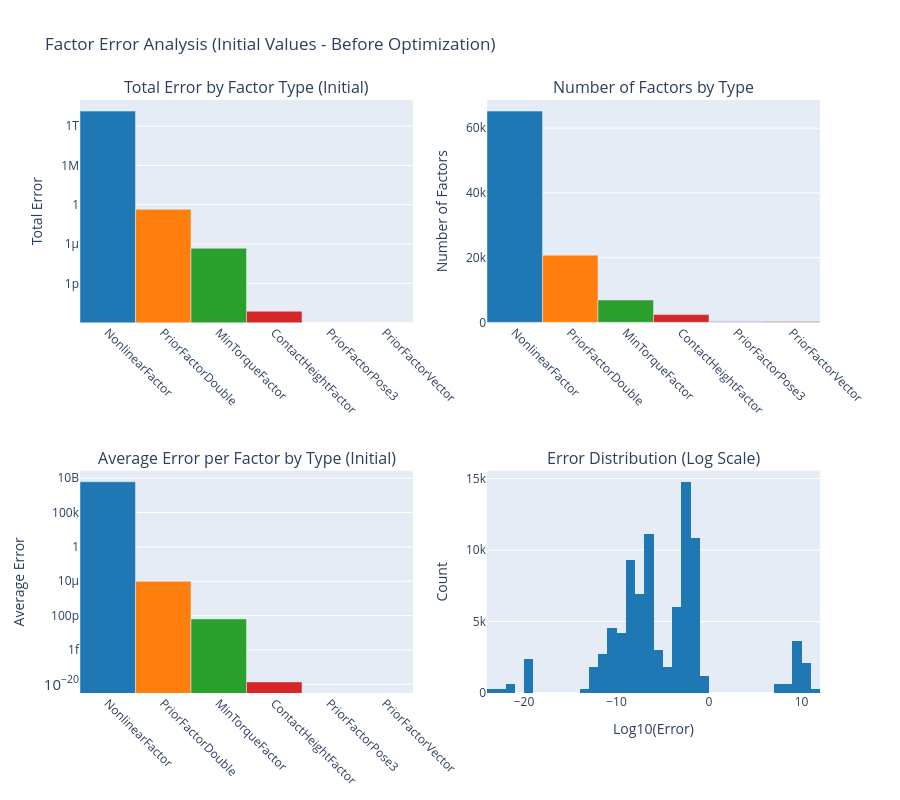

Write notebook code for a chart like this one.
### Markdown cell above
## 7.1 Analyze Initial Error Before Optimization

Before running the optimization, let's analyze the factor graph errors on the initial zero values to understand the starting point of the problem.

### Code cell
# Analyze factor contributions to INITIAL error (before optimization)
print("Analyzing factor contributions to INITIAL error (before optimization)...")
print(f"Initial total error: {graph.error(init_values):.6e}\n")

# Get all factors and their errors on initial values
initial_factor_errors = []
initial_factor_types = []

for i in range(graph.size()):
    factor = graph.at(i)
    error = factor.error(init_values)
    initial_factor_errors.append(error)
    
    # Get the actual factor type name using Python's type system
    factor_type = type(factor).__name__
    initial_factor_types.append(factor_type)

# Convert to numpy arrays
initial_factor_errors = np.array(initial_factor_errors)
initial_factor_types = np.array(initial_factor_types)

# Group by factor type
unique_types = np.unique(initial_factor_types)
type_errors = {}
type_counts = {}

for ftype in unique_types:
    mask = initial_factor_types == ftype
    type_errors[ftype] = np.sum(initial_factor_errors[mask])
    type_counts[ftype] = np.sum(mask)

# Sort by error contribution
sorted_types = sorted(type_errors.keys(), key=lambda x: type_errors[x], reverse=True)

print(f"Factor Error Analysis (Initial Values):")
print(f"Total factors: {len(initial_factor_errors)}")
print(f"Total error: {np.sum(initial_factor_errors):.6e}")
print(f"\nError by factor type:")
for ftype in sorted_types:
    print(f"  {ftype:40s}: {type_errors[ftype]:12.6e} ({type_counts[ftype]:4d} factors, avg: {type_errors[ftype]/type_counts[ftype]:.6e})")

# Create visualization with Plotly
fig = make_subplots(
    rows=2, cols=2,
    subplot_titles=(
        'Total Error by Factor Type (Initial)',
        'Number of Factors by Type',
        'Average Error per Factor by Type (Initial)',
        'Error Distribution (Log Scale)'
    ),
    specs=[[{"type": "bar"}, {"type": "bar"}],
           [{"type": "bar"}, {"type": "histogram"}]]
)

# Plot 1: Total error by factor type
colors = ['#1f77b4', '#ff7f0e', '#2ca02c', '#d62728', '#9467bd', '#8c564b', '#e377c2', '#bcbd22', '#17becf']
fig.add_trace(
    go.Bar(x=sorted_types, y=[type_errors[t] for t in sorted_types],
           marker_color=colors[:len(sorted_types)],
           name='Total Error'),
    row=1, col=1
)

# Plot 2: Number of factors by type
fig.add_trace(
    go.Bar(x=sorted_types, y=[type_counts[t] for t in sorted_types],
           marker_color=colors[:len(sorted_types)],
           name='Count'),
    row=1, col=2
)

# Plot 3: Average error per factor by type
fig.add_trace(
    go.Bar(x=sorted_types, y=[type_errors[t]/type_counts[t] for t in sorted_types],
           marker_color=colors[:len(sorted_types)],
           name='Avg Error'),
    row=2, col=1
)

# Plot 4: Error distribution histogram (log scale)
fig.add_trace(
    go.Histogram(x=np.log10(initial_factor_errors[initial_factor_errors > 0]),
                 nbinsx=50,
                 marker_color='#1f77b4',
                 name='Error Distribution'),
    row=2, col=2
)

# Update layout
fig.update_xaxes(tickangle=45, row=1, col=1)
fig.update_xaxes(tickangle=45, row=1, col=2)
fig.update_xaxes(tickangle=45, row=2, col=1)
fig.update_xaxes(title_text="Log10(Error)", row=2, col=2)

fig.update_yaxes(type="log", title_text="Total Error", row=1, col=1)
fig.update_yaxes(title_text="Number of Factors", row=1, col=2)
fig.update_yaxes(type="log", title_text="Average Error", row=2, col=1)
fig.update_yaxes(title_text="Count", row=2, col=2)

fig.update_layout(
    height=800,
    title_text="Factor Error Analysis (Initial Values - Before Optimization)",
    showlegend=False
)

fig.show()

### Figure 1 — Plotly figure (JSON) as saved in the notebook; plotly's stock layout.template omitted (floating-point values rounded to 4 significant figures; data arrays with more than 128 entries replaced by an {"elided": "..."} marker saying what was removed)
{"data": [{"marker": {"color": ["#1f77b4", "#ff7f0e", "#2ca02c", "#d62728", "#9467bd", "#8c564b"]}, "name": "Total Error", "type": "bar", "x": ["NonlinearFactor", "PriorFactorDouble", "MinTorqueFactor", "ContactHeightFactor", "PriorFactorPose3", "PriorFactorVector"], "xaxis": "x", "y": [199300000000000.0, 0.1993, 2.263e-07, 5.401e-17, 0, 0], "yaxis": "y"}, {"marker": {"color": ["#1f77b4", "#ff7f0e", "#2ca02c", "#d62728", "#9467bd", "#8c564b"]}, "name": "Count", "type": "bar", "x": ["NonlinearFactor", "PriorFactorDouble", "MinTorqueFactor", "ContactHeightFactor", "PriorFactorPose3", "PriorFactorVector"], "xaxis": "x2", "y": [65271, 20746, 6923, 2408, 301, 301], "yaxis": "y2"}, {"marker": {"color": ["#1f77b4", "#ff7f0e", "#2ca02c", "#d62728", "#9467bd", "#8c564b"]}, "name": "Avg Error", "type": "bar", "x": ["NonlinearFactor", "PriorFactorDouble", "MinTorqueFactor", "ContactHeightFactor", "PriorFactorPose3", "PriorFactorVector"], "xaxis": "x3", "y": [3054000000.0, 9.609e-06, 3.268e-11, 2.243e-20, 0, 0], "yaxis": "y3"}, {"marker": {"color": "#1f77b4"}, "name": "Error Distribution", "nbinsx": 50, "type": "histogram", "x": {"elided": "89328 float values"}, "xaxis": "x4", "yaxis": "y4"}], "layout": {"annotations": [{"font": {"size": 16}, "showarrow": false, "text": "Total Error by Factor Type (Initial)", "x": 0.225, "xanchor": "center", "xref": "paper", "y": 1, "yanchor": "bottom", "yref": "paper"}, {"font": {"size": 16}, "showarrow": false, "text": "Number of Factors by Type", "x": 0.775, "xanchor": "center", "xref": "paper", "y": 1, "yanchor": "bottom", "yref": "paper"}, {"font": {"size": 16}, "showarrow": false, "text": "Average Error per Factor by Type (Initial)", "x": 0.225, "xanchor": "center", "xref": "paper", "y": 0.375, "yanchor": "bottom", "yref": "paper"}, {"font": {"size": 16}, "showarrow": false, "text": "Error Distribution (Log Scale)", "x": 0.775, "xanchor": "center", "xref": "paper", "y": 0.375, "yanchor": "bottom", "yref": "paper"}], "height": 800, "showlegend": false, "title": {"text": "Factor Error Analysis (Initial Values - Before Optimization)"}, "xaxis": {"anchor": "y", "domain": [0, 0.45], "tickangle": 45}, "xaxis2": {"anchor": "y2", "domain": [0.55, 1], "tickangle": 45}, "xaxis3": {"anchor": "y3", "domain": [0, 0.45], "tickangle": 45}, "xaxis4": {"anchor": "y4", "domain": [0.55, 1], "title": {"text": "Log10(Error)"}}, "yaxis": {"anchor": "x", "domain": [0.625, 1], "title": {"text": "Total Error"}, "type": "log"}, "yaxis2": {"anchor": "x2", "domain": [0.625, 1], "title": {"text": "Number of Factors"}}, "yaxis3": {"anchor": "x3", "domain": [0, 0.375], "title": {"text": "Average Error"}, "type": "log"}, "yaxis4": {"anchor": "x4", "domain": [0, 0.375], "title": {"text": "Count"}}}}
